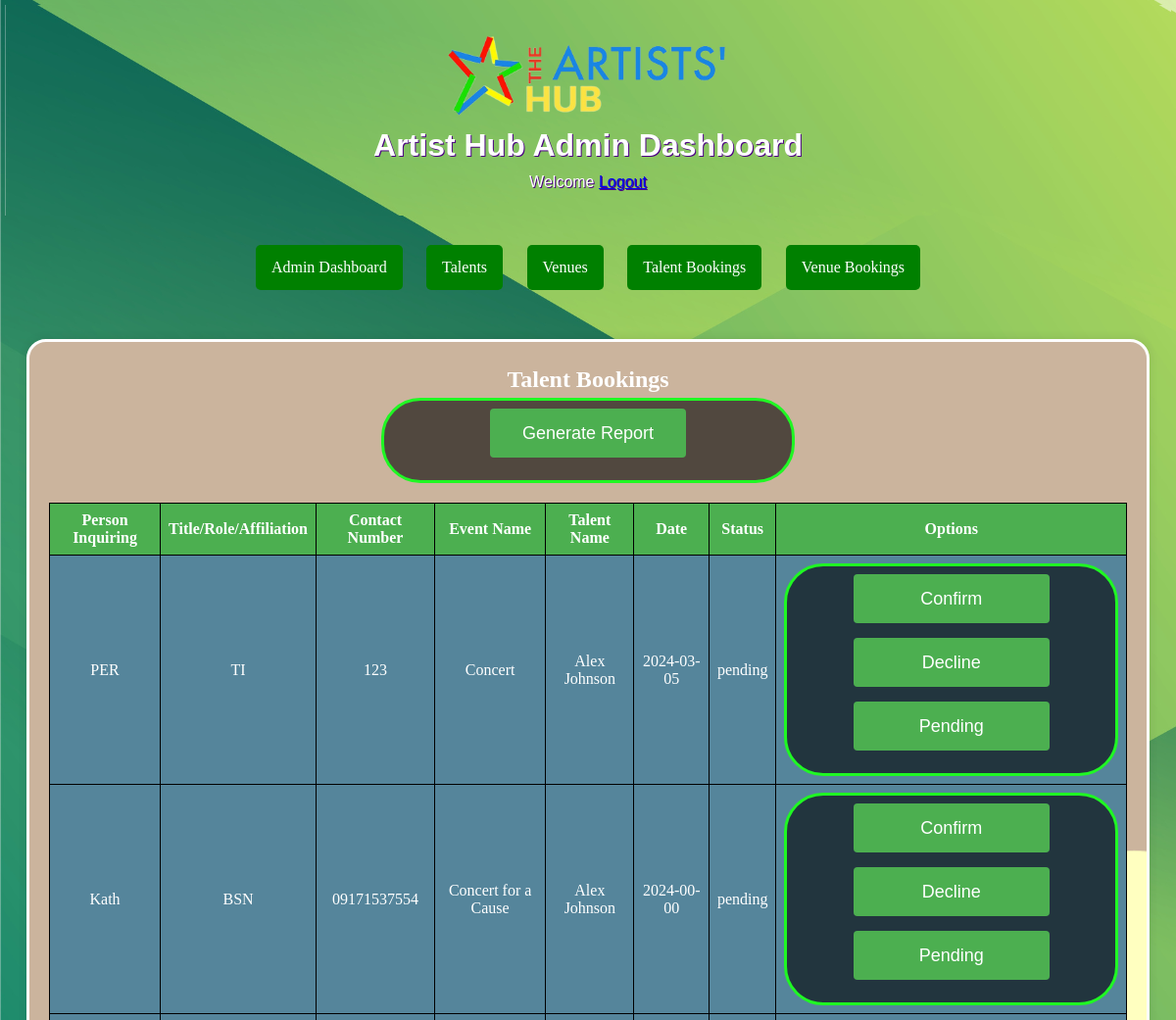
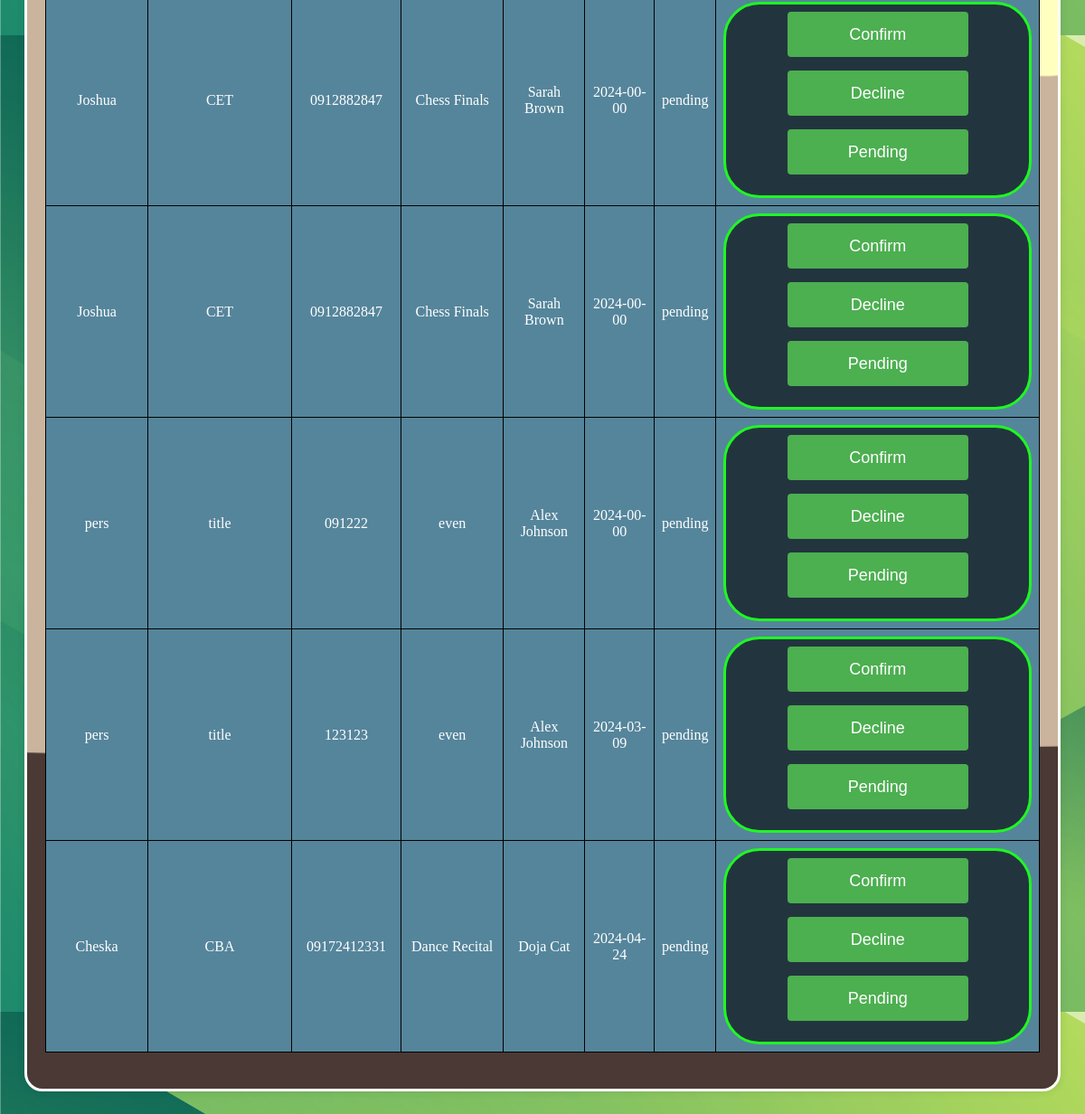
The page /admin_bookings.php on the database its author committed (2 pictures, top to bottom).
### tables this page shows
CREATE TABLE `talents_bookings` (
  `booking_id` int(11) NOT NULL,
  `event_name` varchar(255) NOT NULL,
  `talent_id` int(11) NOT NULL,
  `date` date NOT NULL,
  `time` time NOT NULL,
  `status` varchar(20) NOT NULL,
  `person_inquiring` varchar(255) DEFAULT NULL,
  `title_role_affiliation` varchar(255) DEFAULT NULL,
  `contact_number` varchar(20) DEFAULT NULL,
  `date_of_booking` date DEFAULT NULL
);

CREATE TABLE `talents` (
  `talent_id` int(11) NOT NULL,
  `talent_name` varchar(255) NOT NULL,
  `talent_skill` varchar(100) NOT NULL,
  `talent_fee` decimal(10,2) NOT NULL
);

### database.php (called while the page is built, shortened)
<?php
$host = "localhost";
$username = "root";
$password = "";
$database = "artisthub";
$conn = new mysqli($host, $username, $password, $database);
function getBookings() {
    global $conn;
    $bookings = array();
    $sql = "SELECT * FROM talents_bookings";
    $result = $conn->query($sql);
    if ($result->num_rows > 0) {
        while ($row = $result->fetch_assoc()) {
            $bookings[] = $row;
        }
    }
    return $bookings;
}
function getTalentNameById($talentId) {
    global $conn;
    $sql = "SELECT talent_name FROM talents WHERE talent_id = ?";
    $stmt = $conn->prepare($sql);
    $stmt->bind_param("i", $talentId);
    $stmt->execute();
    $result = $stmt->get_result();
    $row = $result->fetch_assoc();
    $talentName = $row['talent_name'];
    return $talentName;
}
?>

### admin_bookings.php (the view, shortened to what this page needs)
<?php
include_once 'database.php';
$bookings = getBookings();
?>
<!DOCTYPE html>
<html lang="en">
<head>
    <link rel="stylesheet" href="style.css">
</head>
<body>
    <div class="header">
    <img src="logo.png" alt="Artist Hub Logo">
        <h1>Artist Hub Admin Dashboard</h1>
        <p>Welcome <a href="logout.php">Logout</a></p>
    </div>
    <header>
        <nav>
            <a href="admin_dashboard.php">Admin Dashboard</a>
            <a href="admin_talents.php">Talents</a>
            <a href="admin_venues.php">Venues</a>
            <a href="admin_bookings.php">Talent Bookings</a>
            <a href="admin_bookings2.php">Venue Bookings</a>
        </nav>
    </header>
    <div class="container">
        <h2>Talent Bookings</h2>
        <form method="post" action="<?php echo htmlspecialchars($_SERVER["PHP_SELF"]); ?>">
            <button type="submit" name="generate_report">Generate Report</button>
        </form>
        <table>
            <thead>
                <tr>
                    <th>Person Inquiring</th>
                    <th>Title/Role/Affiliation</th>
                    <th>Contact Number</th>
                    <th>Event Name</th>
                    <th>Talent Name</th>
                    <th>Date</th>
                    <th>Status</th>
                    <th>Options</th>
                </tr>
            </thead>
            <tbody>
                <?php foreach ($bookings as $booking): ?>
                    <tr>
                        <td><?php echo $booking['person_inquiring']; ?></td>
                        <td><?php echo $booking['title_role_affiliation']; ?></td>
                        <td><?php echo $booking['contact_number']; ?></td>
                        <td><?php echo $booking['event_name']; ?></td>
                        <td><?php echo getTalentNameById($booking['talent_id']); ?></td>
                        <td><?php echo $booking['date']; ?></td>
                        <td><?php echo $booking['status']; ?></td>
                        <td>
                            <form method="post" action="<?php echo htmlspecialchars($_SERVER["PHP_SELF"]); ?>">
                                <button type="submit" name="confirm">Confirm</button>
                                <button type="submit" name="decline">Decline</button>
                                <button type="submit" name="pending">Pending</button>
                            </form>
                        </td>
                    </tr>
                <?php endforeach; ?>
            </tbody>
        </table>
    </div>
</body>
</html>

### style.css (style rules this page uses)
body, h1, h2, p, form { margin: 0; padding: 5px; color: rgb(255, 255, 255); text-align: center; }
body { background: linear-gradient(to bottom, #006400, #14c91a); font-family: Arial, sans-serif; font-size: 16px; color: white; background-image: url("sage.png"); }
.header { background-color: #14c91a; padding: 20px; color: white; text-shadow: 1px 1px indigo; text-align: center; background-image: url("sage.png"); }
.header img { display: block; margin: 0 auto; height: 100px; }
.container { max-width: 1100px; margin: 20px auto; padding: 20px; border-radius: 20px; box-shadow: 0 0 10px rgba(0, 0, 0, 0.1); border-style: solid; color: rgb(253, 253, 253); font-family: Georgia; background-image: url("er.png"); background-size: cover; background-repeat: no-repeat; background-position: center; }
form { max-width: 400px; margin: 0 auto; font-family: Courier; font-size: 100%; padding: 8px; color: rgb(31, 247, 35); border-radius: 40px; border-style: solid; background: rgba(0, 0, 0, 0.6); }
label, input, button { display: block; margin-bottom: 15px; color: rgb(255, 255, 255); }
button, select { padding: 10px; width: 100%; box-sizing: border-box; }
button { background-color: #4CAF50; color: white; border: none; padding: 12px 20px; text-align: center; text-decoration: none; display: inline-block; font-size: 18px; border-radius: 4px; cursor: pointer; width: 200px; height: 50px; }
table { width: auto; max-width: 100%; border-collapse: collapse; margin: 20px auto; text-align: center; }
th, td { border: 1px solid #000000; padding: 8px; text-align: left; text-align: center; }
th { background-color: #4CAF50; color: rgb(255, 255, 255); text-align: center; }
td { background-color: #55859b; color: rgb(255, 255, 255); }
nav { text-align: center; margin-bottom: 20px; padding-top: 30px; padding-bottom: 30px; }
nav a { color: white; text-decoration: none; padding: 14px 16px; display: inline-block; margin: 0 10px; border-radius: 5px; background-color: #008000; font-family: Verdana; }

### rows shown on the page
talents_bookings: person_inquiring "PER", title_role_affiliation "TI", contact_number "123", event_name "Concert", talent.talent_name "Alex Johnson", date "2024-03-05", status "pending"
talents_bookings: person_inquiring "Kath", title_role_affiliation "BSN", contact_number "09171537554", event_name "Concert for a Cause", talent.talent_name "Alex Johnson", date "2024-00-00", status "pending"
talents_bookings: person_inquiring "Joshua", title_role_affiliation "CET", contact_number "0912882847", event_name "Chess Finals", talent.talent_name "Sarah Brown", date "2024-00-00", status "pending"
talents_bookings: person_inquiring "Joshua", title_role_affiliation "CET", contact_number "0912882847", event_name "Chess Finals", talent.talent_name "Sarah Brown", date "2024-00-00", status "pending"
talents_bookings: person_inquiring "pers", title_role_affiliation "title", contact_number "091222", event_name "even", talent.talent_name "Alex Johnson", date "2024-00-00", status "pending"
talents_bookings: person_inquiring "pers", title_role_affiliation "title", contact_number "123123", event_name "even", talent.talent_name "Alex Johnson", date "2024-03-09", status "pending"
talents_bookings: person_inquiring "Cheska", title_role_affiliation "CBA", contact_number "09172412331", event_name "Dance Recital", talent.talent_name "Doja Cat", date "2024-04-24", status "pending"
